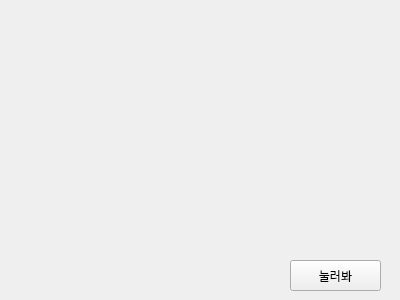
<?xml version="1.0" encoding="UTF-8"?>
<ui version="4.0">
 <class>Form</class>
 <widget class="QWidget" name="Form">
  <property name="geometry">
   <rect>
    <x>0</x>
    <y>0</y>
    <width>400</width>
    <height>300</height>
   </rect>
  </property>
  <property name="windowTitle">
   <string>Form</string>
  </property>
  <widget class="QPushButton" name="pushButton">
   <property name="geometry">
    <rect>
     <x>290</x>
     <y>260</y>
     <width>91</width>
     <height>31</height>
    </rect>
   </property>
   <property name="text">
    <string>눌러봐</string>
   </property>
  </widget>
 </widget>
 <resources/>
 <connections/>
</ui>
